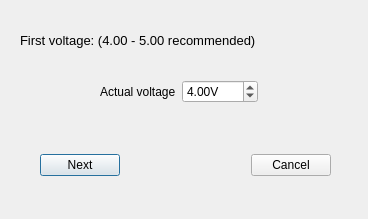
<?xml version="1.0" encoding="UTF-8"?>
<ui version="4.0">
 <class>calibrationDialog</class>
 <widget class="QDialog" name="calibrationDialog">
  <property name="geometry">
   <rect>
    <x>0</x>
    <y>0</y>
    <width>368</width>
    <height>219</height>
   </rect>
  </property>
  <property name="windowTitle">
   <string>Voltage Calibration</string>
  </property>
  <widget class="QLabel" name="instructionLabel">
   <property name="geometry">
    <rect>
     <x>20</x>
     <y>30</y>
     <width>331</width>
     <height>21</height>
    </rect>
   </property>
   <property name="font">
    <font>
     <pointsize>10</pointsize>
    </font>
   </property>
   <property name="text">
    <string>First voltage: (4.00 - 5.00 recommended)</string>
   </property>
  </widget>
  <widget class="QWidget" name="layoutWidget">
   <property name="geometry">
    <rect>
     <x>100</x>
     <y>80</y>
     <width>158</width>
     <height>24</height>
    </rect>
   </property>
   <layout class="QHBoxLayout" name="horizontalLayout">
    <item>
     <widget class="QLabel" name="label">
      <property name="text">
       <string>Actual voltage</string>
      </property>
     </widget>
    </item>
    <item>
     <widget class="QDoubleSpinBox" name="voltageSpinBox">
      <property name="suffix">
       <string>V</string>
      </property>
      <property name="singleStep">
       <double>0.100000000000000</double>
      </property>
      <property name="stepType">
       <enum>QAbstractSpinBox::AdaptiveDecimalStepType</enum>
      </property>
      <property name="value">
       <double>4.000000000000000</double>
      </property>
     </widget>
    </item>
   </layout>
  </widget>
  <widget class="QWidget" name="layoutWidget1">
   <property name="geometry">
    <rect>
     <x>40</x>
     <y>150</y>
     <width>291</width>
     <height>30</height>
    </rect>
   </property>
   <layout class="QHBoxLayout" name="horizontalLayout_2">
    <item>
     <widget class="QPushButton" name="nextButton">
      <property name="text">
       <string>Next</string>
      </property>
      <property name="autoDefault">
       <bool>true</bool>
      </property>
      <property name="default">
       <bool>true</bool>
      </property>
     </widget>
    </item>
    <item>
     <spacer name="horizontalSpacer">
      <property name="orientation">
       <enum>Qt::Horizontal</enum>
      </property>
      <property name="sizeHint" stdset="0">
       <size>
        <width>40</width>
        <height>20</height>
       </size>
      </property>
     </spacer>
    </item>
    <item>
     <widget class="QPushButton" name="cancelButton">
      <property name="text">
       <string>Cancel</string>
      </property>
     </widget>
    </item>
   </layout>
  </widget>
 </widget>
 <resources/>
 <connections/>
</ui>
